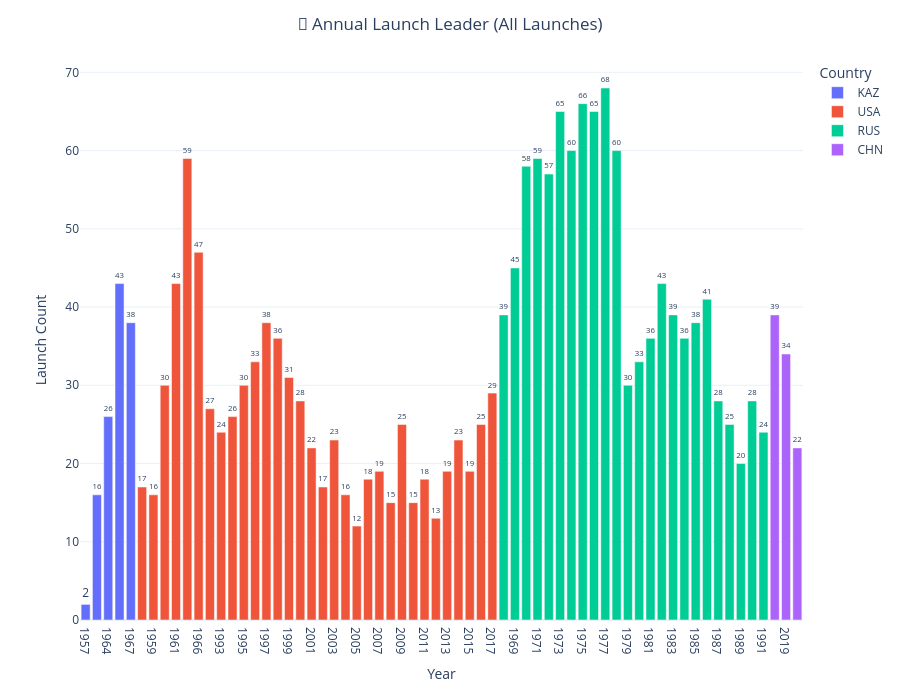
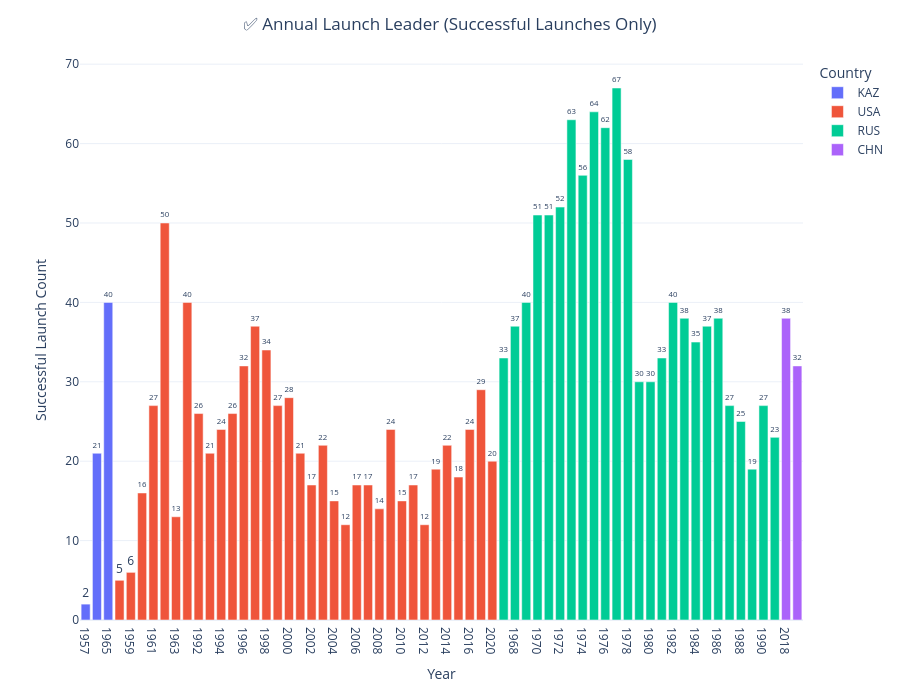

Notebook source saved alongside these figures, in order:
### Code cell
fig = px.bar(
    leader_countries,
    x="Date",
    y="Launch_Count",
    color="Country",
    text="Launch_Count",
    hover_data={
        "Country": True,
        "Date": True,
        "Launch_Count": True
    }
)

fig.update_layout(
    title={
        "text": "🚀 Annual Launch Leader (All Launches)",
        "x": 0.5,
        "xanchor": "center"
    },
    xaxis_title="Year",
    yaxis_title="Launch Count",
    template="plotly_white",
    legend_title="Country",
    height=700
)

fig.update_traces(
    textposition="outside",
    hovertemplate=
    "<b>Year:</b> %{x}<br>" +
    "<b>Country:</b> %{customdata[0]}<br>" +
    "<b>Launches:</b> %{y}<extra></extra>"
)

fig.show()


fig = px.bar(
    s_leader_countries,
    x="Date",
    y="Launch_Count",
    color="Country",
    text="Launch_Count",
    hover_data={
        "Country": True,
        "Date": True,
        "Launch_Count": True
    }
)

fig.update_layout(
    title={
        "text": "✅ Annual Launch Leader (Successful Launches Only)",
        "x": 0.5,
        "xanchor": "center"
    },
    xaxis_title="Year",
    yaxis_title="Successful Launch Count",
    template="plotly_white",
    legend_title="Country",
    height=700
)

fig.update_traces(
    textposition="outside",
    hovertemplate=
    "<b>Year:</b> %{x}<br>" +
    "<b>Country:</b> %{customdata[0]}<br>" +
    "<b>Successful Launches:</b> %{y}<extra></extra>"
)

fig.show()

### Figure 1 — Plotly figure (JSON) as saved in the notebook; plotly's stock layout.template omitted (floating-point values rounded to 4 significant figures)
{"data": [{"customdata": [["KAZ"], ["KAZ"], ["KAZ"], ["KAZ"], ["KAZ"]], "hovertemplate": "<b>Year:</b> %{x}<br><b>Country:</b> %{customdata[0]}<br><b>Launches:</b> %{y}<extra></extra>", "legendgroup": "KAZ", "marker": {"color": "#636efa", "pattern": {"shape": ""}}, "name": "KAZ", "orientation": "v", "showlegend": true, "text": [2.0, 16.0, 26.0, 43.0, 38.0], "textposition": "outside", "type": "bar", "x": ["1957", "1963", "1964", "1965", "1967"], "xaxis": "x", "y": [2, 16, 26, 43, 38], "yaxis": "y"}, {"customdata": [["USA"], ["USA"], ["USA"], ["USA"], ["USA"], ["USA"], ["USA"], ["USA"], ["USA"], ["USA"], ["USA"], ["USA"], ["USA"], ["USA"], ["USA"], ["USA"], ["USA"], ["USA"], ["USA"], ["USA"], ["USA"], ["USA"], ["USA"], ["USA"], ["USA"], ["USA"], ["USA"], ["USA"], ["USA"], ["USA"], ["USA"], ["USA"]], "hovertemplate": "<b>Year:</b> %{x}<br><b>Country:</b> %{customdata[0]}<br><b>Launches:</b> %{y}<extra></extra>", "legendgroup": "USA", "marker": {"color": "#EF553B", "pattern": {"shape": ""}}, "name": "USA", "orientation": "v", "showlegend": true, "text": [17.0, 16.0, 30.0, 43.0, 59.0, 47.0, 27.0, 24.0, 26.0, 30.0, 33.0, 38.0, 36.0, 31.0, 28.0, 22.0, 17.0, 23.0, 16.0, 12.0, 18.0, 19.0, 15.0, 25.0, 15.0, 18.0, 13.0, 19.0, 23.0, 19.0, 25.0, 29.0], "textposition": "outside", "type": "bar", "x": ["1958", "1959", "1960", "1961", "1962", "1966", "1992", "1993", "1994", "1995", "1996", "1997", "1998", "1999", "2000", "2001", "2002", "2003", "2004", "2005", "2006", "2007", "2008", "2009", "2010", "2011", "2012", "2013", "2014", "2015", "2016", "2017"], "xaxis": "x", "y": [17, 16, 30, 43, 59, 47, 27, 24, 26, 30, 33, 38, 36, 31, 28, 22, 17, 23, 16, 12, 18, 19, 15, 25, 15, 18, 13, 19, 23, 19, 25, 29], "yaxis": "y"}, {"customdata": [["RUS"], ["RUS"], ["RUS"], ["RUS"], ["RUS"], ["RUS"], ["RUS"], ["RUS"], ["RUS"], ["RUS"], ["RUS"], ["RUS"], ["RUS"], ["RUS"], ["RUS"], ["RUS"], ["RUS"], ["RUS"], ["RUS"], ["RUS"], ["RUS"], ["RUS"], ["RUS"], ["RUS"]], "hovertemplate": "<b>Year:</b> %{x}<br><b>Country:</b> %{customdata[0]}<br><b>Launches:</b> %{y}<extra></extra>", "legendgroup": "RUS", "marker": {"color": "#00cc96", "pattern": {"shape": ""}}, "name": "RUS", "orientation": "v", "showlegend": true, "text": [39.0, 45.0, 58.0, 59.0, 57.0, 65.0, 60.0, 66.0, 65.0, 68.0, 60.0, 30.0, 33.0, 36.0, 43.0, 39.0, 36.0, 38.0, 41.0, 28.0, 25.0, 20.0, 28.0, 24.0], "textposition": "outside", "type": "bar", "x": ["1968", "1969", "1970", "1971", "1972", "1973", "1974", "1975", "1976", "1977", "1978", "1979", "1980", "1981", "1982", "1983", "1984", "1985", "1986", "1987", "1988", "1989", "1990", "1991"], "xaxis": "x", "y": [39, 45, 58, 59, 57, 65, 60, 66, 65, 68, 60, 30, 33, 36, 43, 39, 36, 38, 41, 28, 25, 20, 28, 24], "yaxis": "y"}, {"customdata": [["CHN"], ["CHN"], ["CHN"]], "hovertemplate": "<b>Year:</b> %{x}<br><b>Country:</b> %{customdata[0]}<br><b>Launches:</b> %{y}<extra></extra>", "legendgroup": "CHN", "marker": {"color": "#ab63fa", "pattern": {"shape": ""}}, "name": "CHN", "orientation": "v", "showlegend": true, "text": [39.0, 34.0, 22.0], "textposition": "outside", "type": "bar", "x": ["2018", "2019", "2020"], "xaxis": "x", "y": [39, 34, 22], "yaxis": "y"}], "layout": {"barmode": "relative", "height": 700, "legend": {"title": {"text": "Country"}, "tracegroupgap": 0}, "margin": {"t": 60}, "title": {"text": "🚀 Annual Launch Leader (All Launches)", "x": 0.5, "xanchor": "center"}, "xaxis": {"anchor": "y", "domain": [0, 1], "title": {"text": "Year"}}, "yaxis": {"anchor": "x", "domain": [0, 1], "title": {"text": "Launch Count"}}}}

### Figure 2 — Plotly figure (JSON) as saved in the notebook; plotly's stock layout.template omitted (floating-point values rounded to 4 significant figures)
{"data": [{"customdata": [["KAZ"], ["KAZ"], ["KAZ"]], "hovertemplate": "<b>Year:</b> %{x}<br><b>Country:</b> %{customdata[0]}<br><b>Successful Launches:</b> %{y}<extra></extra>", "legendgroup": "KAZ", "marker": {"color": "#636efa", "pattern": {"shape": ""}}, "name": "KAZ", "orientation": "v", "showlegend": true, "text": [2.0, 21.0, 40.0], "textposition": "outside", "type": "bar", "x": ["1957", "1964", "1965"], "xaxis": "x", "y": [2, 21, 40], "yaxis": "y"}, {"customdata": [["USA"], ["USA"], ["USA"], ["USA"], ["USA"], ["USA"], ["USA"], ["USA"], ["USA"], ["USA"], ["USA"], ["USA"], ["USA"], ["USA"], ["USA"], ["USA"], ["USA"], ["USA"], ["USA"], ["USA"], ["USA"], ["USA"], ["USA"], ["USA"], ["USA"], ["USA"], ["USA"], ["USA"], ["USA"], ["USA"], ["USA"], ["USA"], ["USA"], ["USA"]], "hovertemplate": "<b>Year:</b> %{x}<br><b>Country:</b> %{customdata[0]}<br><b>Successful Launches:</b> %{y}<extra></extra>", "legendgroup": "USA", "marker": {"color": "#EF553B", "pattern": {"shape": ""}}, "name": "USA", "orientation": "v", "showlegend": true, "text": [5.0, 6.0, 16.0, 27.0, 50.0, 13.0, 40.0, 26.0, 21.0, 24.0, 26.0, 32.0, 37.0, 34.0, 27.0, 28.0, 21.0, 17.0, 22.0, 15.0, 12.0, 17.0, 17.0, 14.0, 24.0, 15.0, 17.0, 12.0, 19.0, 22.0, 18.0, 24.0, 29.0, 20.0], "textposition": "outside", "type": "bar", "x": ["1958", "1959", "1960", "1961", "1962", "1963", "1966", "1992", "1993", "1994", "1995", "1996", "1997", "1998", "1999", "2000", "2001", "2002", "2003", "2004", "2005", "2006", "2007", "2008", "2009", "2010", "2011", "2012", "2013", "2014", "2015", "2016", "2017", "2020"], "xaxis": "x", "y": [5, 6, 16, 27, 50, 13, 40, 26, 21, 24, 26, 32, 37, 34, 27, 28, 21, 17, 22, 15, 12, 17, 17, 14, 24, 15, 17, 12, 19, 22, 18, 24, 29, 20], "yaxis": "y"}, {"customdata": [["RUS"], ["RUS"], ["RUS"], ["RUS"], ["RUS"], ["RUS"], ["RUS"], ["RUS"], ["RUS"], ["RUS"], ["RUS"], ["RUS"], ["RUS"], ["RUS"], ["RUS"], ["RUS"], ["RUS"], ["RUS"], ["RUS"], ["RUS"], ["RUS"], ["RUS"], ["RUS"], ["RUS"], ["RUS"]], "hovertemplate": "<b>Year:</b> %{x}<br><b>Country:</b> %{customdata[0]}<br><b>Successful Launches:</b> %{y}<extra></extra>", "legendgroup": "RUS", "marker": {"color": "#00cc96", "pattern": {"shape": ""}}, "name": "RUS", "orientation": "v", "showlegend": true, "text": [33.0, 37.0, 40.0, 51.0, 51.0, 52.0, 63.0, 56.0, 64.0, 62.0, 67.0, 58.0, 30.0, 30.0, 33.0, 40.0, 38.0, 35.0, 37.0, 38.0, 27.0, 25.0, 19.0, 27.0, 23.0], "textposition": "outside", "type": "bar", "x": ["1967", "1968", "1969", "1970", "1971", "1972", "1973", "1974", "1975", "1976", "1977", "1978", "1979", "1980", "1981", "1982", "1983", "1984", "1985", "1986", "1987", "1988", "1989", "1990", "1991"], "xaxis": "x", "y": [33, 37, 40, 51, 51, 52, 63, 56, 64, 62, 67, 58, 30, 30, 33, 40, 38, 35, 37, 38, 27, 25, 19, 27, 23], "yaxis": "y"}, {"customdata": [["CHN"], ["CHN"]], "hovertemplate": "<b>Year:</b> %{x}<br><b>Country:</b> %{customdata[0]}<br><b>Successful Launches:</b> %{y}<extra></extra>", "legendgroup": "CHN", "marker": {"color": "#ab63fa", "pattern": {"shape": ""}}, "name": "CHN", "orientation": "v", "showlegend": true, "text": [38.0, 32.0], "textposition": "outside", "type": "bar", "x": ["2018", "2019"], "xaxis": "x", "y": [38, 32], "yaxis": "y"}], "layout": {"barmode": "relative", "height": 700, "legend": {"title": {"text": "Country"}, "tracegroupgap": 0}, "margin": {"t": 60}, "title": {"text": "✅ Annual Launch Leader (Successful Launches Only)", "x": 0.5, "xanchor": "center"}, "xaxis": {"anchor": "y", "domain": [0, 1], "title": {"text": "Year"}}, "yaxis": {"anchor": "x", "domain": [0, 1], "title": {"text": "Successful Launch Count"}}}}
